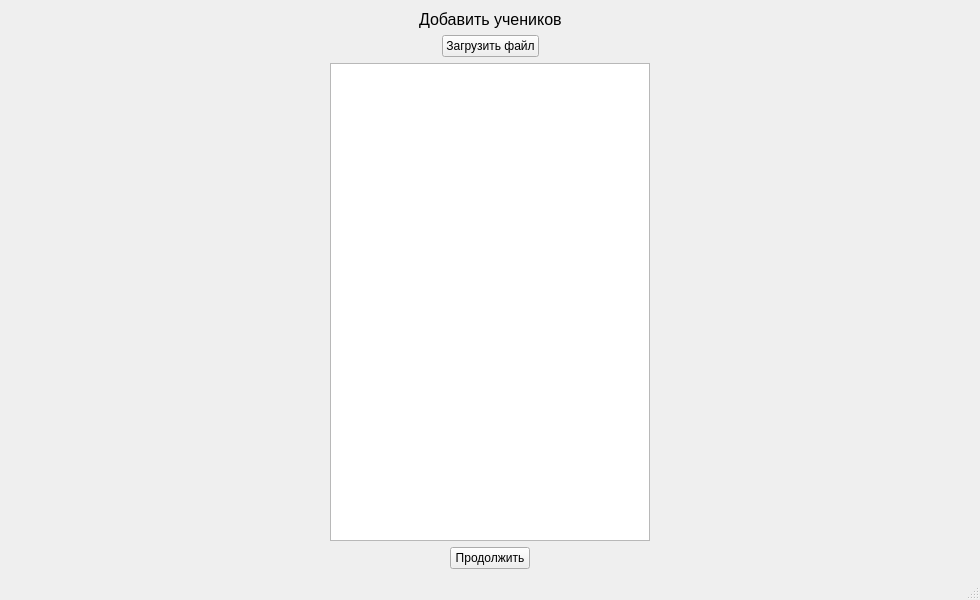
<?xml version="1.0" encoding="UTF-8"?>
<ui version="4.0">
 <class>MainWindow</class>
 <widget class="QMainWindow" name="MainWindow">
  <property name="geometry">
   <rect>
    <x>0</x>
    <y>0</y>
    <width>980</width>
    <height>600</height>
   </rect>
  </property>
  <property name="windowTitle">
   <string>MainWindow</string>
  </property>
  <widget class="QWidget" name="centralwidget">
   <layout class="QVBoxLayout" name="verticalLayout_2">
    <item>
     <layout class="QVBoxLayout" name="verticalLayout">
      <item>
       <layout class="QHBoxLayout" name="horizontalLayout">
        <item>
         <spacer name="horizontalSpacer">
          <property name="orientation">
           <enum>Qt::Horizontal</enum>
          </property>
          <property name="sizeHint" stdset="0">
           <size>
            <width>40</width>
            <height>20</height>
           </size>
          </property>
         </spacer>
        </item>
        <item>
         <widget class="QLabel" name="label">
          <property name="font">
           <font>
            <pointsize>12</pointsize>
           </font>
          </property>
          <property name="text">
           <string>Добавить учеников</string>
          </property>
         </widget>
        </item>
        <item>
         <spacer name="horizontalSpacer_2">
          <property name="orientation">
           <enum>Qt::Horizontal</enum>
          </property>
          <property name="sizeHint" stdset="0">
           <size>
            <width>40</width>
            <height>20</height>
           </size>
          </property>
         </spacer>
        </item>
       </layout>
      </item>
      <item>
       <layout class="QHBoxLayout" name="horizontalLayout_2">
        <item>
         <spacer name="horizontalSpacer_3">
          <property name="orientation">
           <enum>Qt::Horizontal</enum>
          </property>
          <property name="sizeHint" stdset="0">
           <size>
            <width>40</width>
            <height>20</height>
           </size>
          </property>
         </spacer>
        </item>
        <item>
         <widget class="QPushButton" name="pushButton_2">
          <property name="text">
           <string>Загрузить файл</string>
          </property>
         </widget>
        </item>
        <item>
         <spacer name="horizontalSpacer_4">
          <property name="orientation">
           <enum>Qt::Horizontal</enum>
          </property>
          <property name="sizeHint" stdset="0">
           <size>
            <width>40</width>
            <height>20</height>
           </size>
          </property>
         </spacer>
        </item>
       </layout>
      </item>
      <item>
       <layout class="QHBoxLayout" name="horizontalLayout_4">
        <item>
         <spacer name="horizontalSpacer_5">
          <property name="orientation">
           <enum>Qt::Horizontal</enum>
          </property>
          <property name="sizeHint" stdset="0">
           <size>
            <width>40</width>
            <height>20</height>
           </size>
          </property>
         </spacer>
        </item>
        <item>
         <widget class="QTableWidget" name="tableWidget"/>
        </item>
        <item>
         <spacer name="horizontalSpacer_6">
          <property name="orientation">
           <enum>Qt::Horizontal</enum>
          </property>
          <property name="sizeHint" stdset="0">
           <size>
            <width>40</width>
            <height>20</height>
           </size>
          </property>
         </spacer>
        </item>
       </layout>
      </item>
      <item>
       <layout class="QHBoxLayout" name="horizontalLayout_3">
        <item>
         <spacer name="horizontalSpacer_7">
          <property name="orientation">
           <enum>Qt::Horizontal</enum>
          </property>
          <property name="sizeHint" stdset="0">
           <size>
            <width>40</width>
            <height>20</height>
           </size>
          </property>
         </spacer>
        </item>
        <item>
         <widget class="QPushButton" name="pushButton">
          <property name="text">
           <string>Продолжить</string>
          </property>
         </widget>
        </item>
        <item>
         <spacer name="horizontalSpacer_8">
          <property name="orientation">
           <enum>Qt::Horizontal</enum>
          </property>
          <property name="sizeHint" stdset="0">
           <size>
            <width>40</width>
            <height>20</height>
           </size>
          </property>
         </spacer>
        </item>
       </layout>
      </item>
     </layout>
    </item>
   </layout>
  </widget>
  <widget class="QMenuBar" name="menubar">
   <property name="geometry">
    <rect>
     <x>0</x>
     <y>0</y>
     <width>980</width>
     <height>26</height>
    </rect>
   </property>
  </widget>
  <widget class="QStatusBar" name="statusbar"/>
 </widget>
 <resources/>
 <connections/>
</ui>
